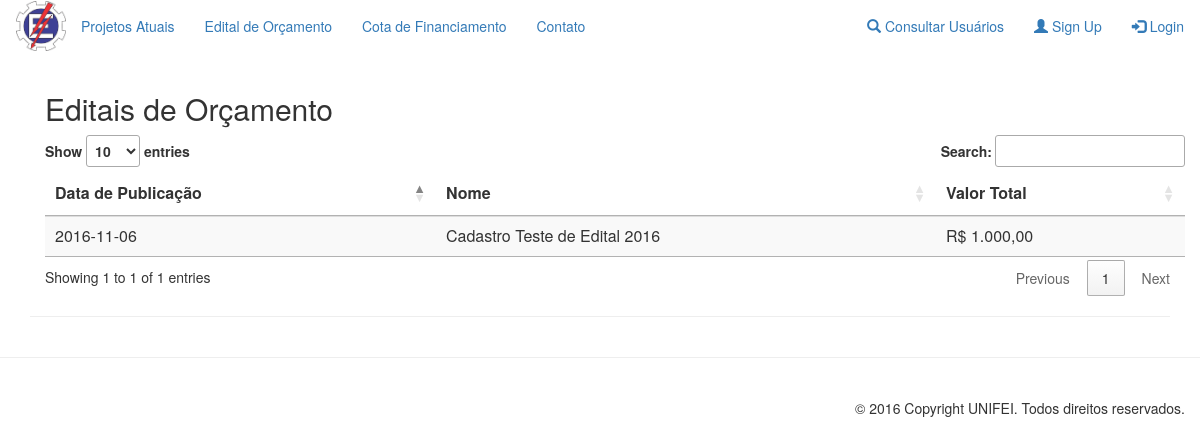
Before: /pages/editalOrcamento/infoEditalOrcamento.php with the older database file.
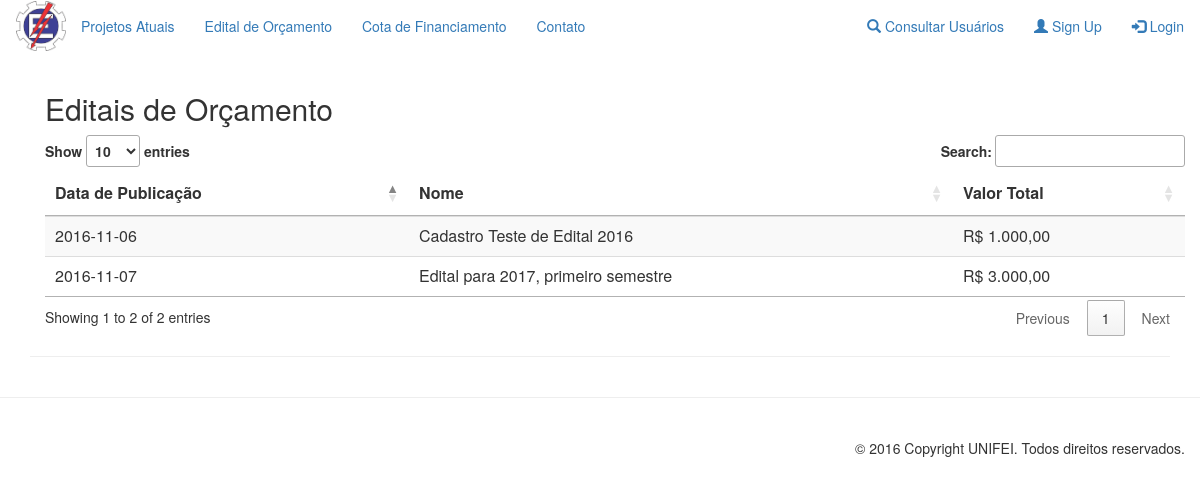
After: the same page with the newer database file.
### tables this page shows
CREATE TABLE `editalorcamento` (
  `id` int(11) NOT NULL,
  `nome` varchar(50) NOT NULL,
  `dataPublicacao` date NOT NULL,
  `dataTermino` date NOT NULL,
  `valTotal` float NOT NULL,
  `valMin` float NOT NULL,
  `valMax` float NOT NULL,
  `arquivo` varchar(30) NOT NULL,
  `cotaAluno` float NOT NULL,
  `cotaProfessor` float NOT NULL,
  `cotaServ` float NOT NULL,
  `qtdAluno` int(11) NOT NULL,
  `qtdProfessor` int(11) NOT NULL,
  `qtdServ` int(11) NOT NULL,
  `valTotalAluno` float NOT NULL,
  `valTotalProfessor` float NOT NULL,
  `valTotalServ` float NOT NULL,
  `valIndAluno` float NOT NULL,
  `valIndProfessor` float NOT NULL,
  `valIndServ` float NOT NULL
);

### functions/functionsBd.php (called while the page is built, shortened)
<?php
function consultaEditalOrcamento()
{
    RETURN mysql_query("SELECT * FROM editalorcamento ORDER BY nome");
}
?>

### pages/editalOrcamento/infoEditalOrcamento.php (the view, shortened to what this page needs)
<?php
require_once '../../functions/functionsBd.php';
?>
<section id="infoEditalOrcamento" class="container">
    <div class="container">
        <h2 class="sub-header">Editais de Orçamento</h2>
        <div class="table-responsive">
            <script>$(document).ready(function ()
                {
                    $('#listarEditalOrcamento').DataTable();
                });
            </script>
            <table id="listarEditalOrcamento" class="table table-striped">
                <thead>
                    <tr>
                        <th>Data de Publicação</th>
                        <th>Nome</th>
                        <th>Valor Total</th>
                    </tr>
                </thead>
                <tbody>
                    <?php
                    $query = consultaEditalOrcamento();
                    while ($dados = mysql_fetch_array(($query)))
                    {
                        echo "<tr>"
                        . "<td> " . $dados['dataPublicacao'] . "</td>"
                        . "<td> " . $dados['nome'] . "</td>
                                       <td> R$ " . number_format($dados['valTotal'], 2, ',', '.') . "</td>";
                        echo "</tr>";
                    }
                    ?>
                </tbody>
            </table>
        </div>
    </div>
    <hr/>
</section>
<?php include("../template/footer.php") ?>

Changed rows visible on the page:
added editalorcamento: dataPublicacao "2016-11-07", nome "Edital para 2017, primeiro semestre", valTotal "3.000,00"
Other visible differences:
text written by a page script: "Show entries Search: Showing 1 to 1 of 1 entries Previous 1 Next" → "Show entries Search: Showing 1 to 2 of 2 entries Previous 1 Next"
